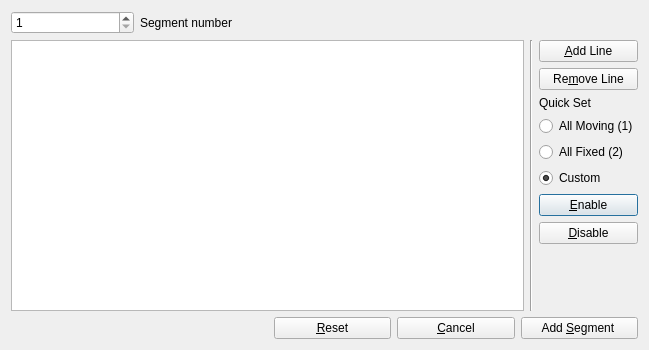
<?xml version="1.0" encoding="UTF-8"?>
<ui version="4.0">
 <class>HellingerEditSegmentDialog</class>
 <widget class="QDialog" name="HellingerEditSegmentDialog">
  <property name="geometry">
   <rect>
    <x>0</x>
    <y>0</y>
    <width>649</width>
    <height>350</height>
   </rect>
  </property>
  <property name="windowTitle">
   <string>New Segment</string>
  </property>
  <layout class="QGridLayout" name="gridLayout">
   <item row="0" column="0">
    <layout class="QHBoxLayout" name="horizontalLayout">
     <item>
      <widget class="QSpinBox" name="spinbox_segment">
       <property name="minimum">
        <number>1</number>
       </property>
      </widget>
     </item>
     <item>
      <widget class="QLabel" name="label_2">
       <property name="text">
        <string>Segment number </string>
       </property>
      </widget>
     </item>
    </layout>
   </item>
   <item row="4" column="4">
    <widget class="QPushButton" name="button_enabled">
     <property name="text">
      <string>&amp;Enable</string>
     </property>
    </widget>
   </item>
   <item row="1" column="3" rowspan="6">
    <widget class="Line" name="line">
     <property name="orientation">
      <enum>Qt::Vertical</enum>
     </property>
    </widget>
   </item>
   <item row="3" column="4">
    <layout class="QVBoxLayout" name="verticalLayout_2">
     <item>
      <widget class="QLabel" name="label_3">
       <property name="text">
        <string>Quick Set</string>
       </property>
      </widget>
     </item>
     <item>
      <widget class="QRadioButton" name="radio_moving">
       <property name="text">
        <string>All Moving (1)</string>
       </property>
       <property name="checked">
        <bool>false</bool>
       </property>
      </widget>
     </item>
     <item>
      <widget class="QRadioButton" name="radio_fixed">
       <property name="text">
        <string>All Fixed (2)</string>
       </property>
      </widget>
     </item>
     <item>
      <widget class="QRadioButton" name="radio_custom">
       <property name="text">
        <string>Custom</string>
       </property>
       <property name="checked">
        <bool>true</bool>
       </property>
      </widget>
     </item>
    </layout>
   </item>
   <item row="6" column="4">
    <spacer name="verticalSpacer">
     <property name="orientation">
      <enum>Qt::Vertical</enum>
     </property>
     <property name="sizeHint" stdset="0">
      <size>
       <width>20</width>
       <height>117</height>
      </size>
     </property>
    </spacer>
   </item>
   <item row="7" column="0">
    <spacer name="horizontalSpacer_2">
     <property name="orientation">
      <enum>Qt::Horizontal</enum>
     </property>
     <property name="sizeHint" stdset="0">
      <size>
       <width>206</width>
       <height>20</height>
      </size>
     </property>
    </spacer>
   </item>
   <item row="0" column="4">
    <spacer name="verticalSpacer_2">
     <property name="orientation">
      <enum>Qt::Vertical</enum>
     </property>
     <property name="sizeHint" stdset="0">
      <size>
       <width>20</width>
       <height>40</height>
      </size>
     </property>
    </spacer>
   </item>
   <item row="0" column="2">
    <spacer name="horizontalSpacer">
     <property name="orientation">
      <enum>Qt::Horizontal</enum>
     </property>
     <property name="sizeHint" stdset="0">
      <size>
       <width>176</width>
       <height>20</height>
      </size>
     </property>
    </spacer>
   </item>
   <item row="1" column="4" rowspan="2">
    <layout class="QVBoxLayout" name="verticalLayout">
     <item>
      <widget class="QPushButton" name="button_add_line">
       <property name="maximumSize">
        <size>
         <width>200</width>
         <height>16777215</height>
        </size>
       </property>
       <property name="text">
        <string>&amp;Add Line</string>
       </property>
      </widget>
     </item>
     <item>
      <widget class="QPushButton" name="button_remove_line">
       <property name="maximumSize">
        <size>
         <width>200</width>
         <height>16777215</height>
        </size>
       </property>
       <property name="text">
        <string>Re&amp;move Line</string>
       </property>
      </widget>
     </item>
    </layout>
   </item>
   <item row="7" column="2" colspan="3">
    <layout class="QHBoxLayout" name="horizontalLayout_2">
     <item>
      <widget class="QPushButton" name="button_reset">
       <property name="text">
        <string>&amp;Reset</string>
       </property>
      </widget>
     </item>
     <item>
      <widget class="QPushButton" name="button_close">
       <property name="text">
        <string>&amp;Cancel</string>
       </property>
      </widget>
     </item>
     <item>
      <widget class="QPushButton" name="button_add_segment">
       <property name="text">
        <string>Add &amp;Segment </string>
       </property>
      </widget>
     </item>
    </layout>
   </item>
   <item row="1" column="0" rowspan="6" colspan="3">
    <widget class="QTableView" name="table_new_segment">
     <property name="sizePolicy">
      <sizepolicy hsizetype="Expanding" vsizetype="Expanding">
       <horstretch>0</horstretch>
       <verstretch>0</verstretch>
      </sizepolicy>
     </property>
     <property name="minimumSize">
      <size>
       <width>280</width>
       <height>170</height>
      </size>
     </property>
     <attribute name="horizontalHeaderDefaultSectionSize">
      <number>70</number>
     </attribute>
     <attribute name="horizontalHeaderMinimumSectionSize">
      <number>20</number>
     </attribute>
    </widget>
   </item>
   <item row="5" column="4">
    <widget class="QPushButton" name="button_disable">
     <property name="text">
      <string>&amp;Disable</string>
     </property>
    </widget>
   </item>
  </layout>
 </widget>
 <resources/>
 <connections>
  <connection>
   <sender>button_close</sender>
   <signal>clicked()</signal>
   <receiver>HellingerEditSegmentDialog</receiver>
   <slot>reject()</slot>
   <hints>
    <hint type="sourcelabel">
     <x>263</x>
     <y>324</y>
    </hint>
    <hint type="destinationlabel">
     <x>223</x>
     <y>174</y>
    </hint>
   </hints>
  </connection>
 </connections>
</ui>
